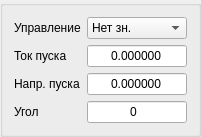
                   <widget class="QGroupBox" name="gboxProtectionPropertiesMTZ4">
                    <property name="sizePolicy">
                     <sizepolicy hsizetype="Fixed" vsizetype="Fixed">
                      <horstretch>0</horstretch>
                      <verstretch>0</verstretch>
                     </sizepolicy>
                    </property>
                    <property name="title">
                     <string/>
                    </property>
                    <property name="alignment">
                     <set>Qt::AlignCenter</set>
                    </property>
                    <layout class="QHBoxLayout" name="horizontalLayout_12">
                     <item>
                      <layout class="QVBoxLayout" name="verticalLayout_15">
                       <item>
                        <widget class="QLabel" name="lblTextProtectionMTZ_Ctrl_4">
                         <property name="text">
                          <string>Управление</string>
                         </property>
                         <property name="scaledContents">
                          <bool>true</bool>
                         </property>
                        </widget>
                       </item>
                       <item>
                        <widget class="QLabel" name="lblTextProtectionMTZ_StartCurrent_4">
                         <property name="text">
                          <string>Ток пуска</string>
                         </property>
                         <property name="scaledContents">
                          <bool>true</bool>
                         </property>
                        </widget>
                       </item>
                       <item>
                        <widget class="QLabel" name="lblTextProtectionMTZ_DirStart">
                         <property name="text">
                          <string>Напр. пуска</string>
                         </property>
                         <property name="scaledContents">
                          <bool>true</bool>
                         </property>
                        </widget>
                       </item>
                       <item>
                        <widget class="QLabel" name="lblTextProtectionMTZ_Angle">
                         <property name="text">
                          <string>Угол</string>
                         </property>
                         <property name="scaledContents">
                          <bool>true</bool>
                         </property>
                        </widget>
                       </item>
                      </layout>
                     </item>
                     <item>
                      <layout class="QVBoxLayout" name="vltProtectionMTZ31_4">
                       <item>
                        <widget class="QComboBox" name="cboxProtectionMTZ4_Ctrl">
                         <property name="maximumSize">
                          <size>
                           <width>100</width>
                           <height>100</height>
                          </size>
                         </property>
                         <property name="toolTip">
                          <string>Имя порта</string>
                         </property>
                         <item>
                          <property name="text">
                           <string>Нет зн.</string>
                          </property>
                         </item>
                         <item>
                          <property name="text">
                           <string>Откл</string>
                          </property>
                         </item>
                         <item>
                          <property name="text">
                           <string>С пуск.</string>
                          </property>
                         </item>
                         <item>
                          <property name="text">
                           <string>Направл.</string>
                          </property>
                         </item>
                        </widget>
                       </item>
                       <item>
                        <widget class="QLineEdit" name="leProtectionMTZ4_CurrentStart">
                         <property name="sizePolicy">
                          <sizepolicy hsizetype="Fixed" vsizetype="Fixed">
                           <horstretch>0</horstretch>
                           <verstretch>0</verstretch>
                          </sizepolicy>
                         </property>
                         <property name="maximumSize">
                          <size>
                           <width>100</width>
                           <height>100</height>
                          </size>
                         </property>
                         <property name="inputMask">
                          <string>0.000000</string>
                         </property>
                         <property name="text">
                          <string>0.000000</string>
                         </property>
                         <property name="maxLength">
                          <number>8</number>
                         </property>
                         <property name="alignment">
                          <set>Qt::AlignCenter</set>
                         </property>
                        </widget>
                       </item>
                       <item>
                        <widget class="QLineEdit" name="leProtectionMTZ4_Timeout">
                         <property name="sizePolicy">
                          <sizepolicy hsizetype="Fixed" vsizetype="Fixed">
                           <horstretch>0</horstretch>
                           <verstretch>0</verstretch>
                          </sizepolicy>
                         </property>
                         <property name="maximumSize">
                          <size>
                           <width>100</width>
                           <height>100</height>
                          </size>
                         </property>
                         <property name="inputMask">
                          <string>0.000000</string>
                         </property>
                         <property name="text">
                          <string>0.000000</string>
                         </property>
                         <property name="maxLength">
                          <number>8</number>
                         </property>
                         <property name="alignment">
                          <set>Qt::AlignCenter</set>
                         </property>
                        </widget>
                       </item>
                       <item>
                        <widget class="QLineEdit" name="leProtectionMTZ4_EnterBlocking">
                         <property name="sizePolicy">
                          <sizepolicy hsizetype="Fixed" vsizetype="Fixed">
                           <horstretch>0</horstretch>
                           <verstretch>0</verstretch>
                          </sizepolicy>
                         </property>
                         <property name="maximumSize">
                          <size>
                           <width>100</width>
                           <height>100</height>
                          </size>
                         </property>
                         <property name="inputMask">
                          <string>000</string>
                         </property>
                         <property name="text">
                          <string>0</string>
                         </property>
                         <property name="maxLength">
                          <number>3</number>
                         </property>
                         <property name="alignment">
                          <set>Qt::AlignCenter</set>
                         </property>
                        </widget>
                       </item>
                      </layout>
                     </item>
                    </layout>
                   </widget>
